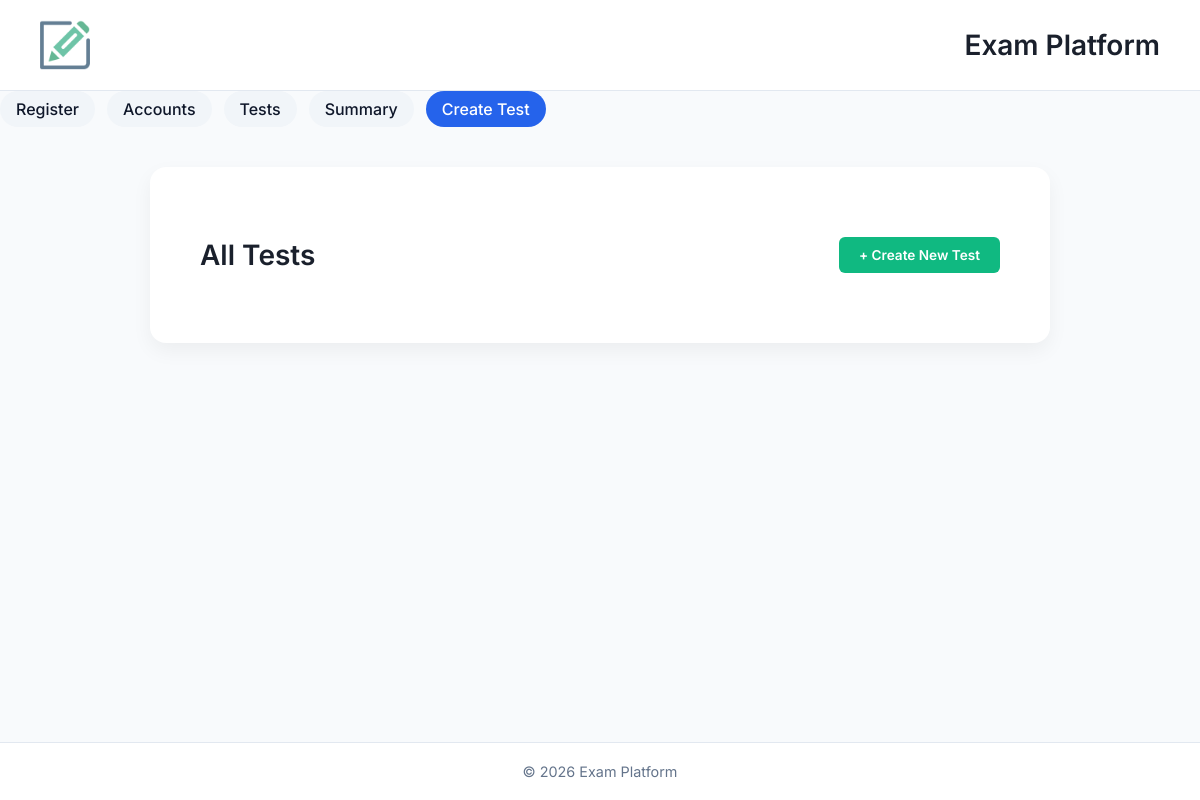
Page /tests on the earlier database version.
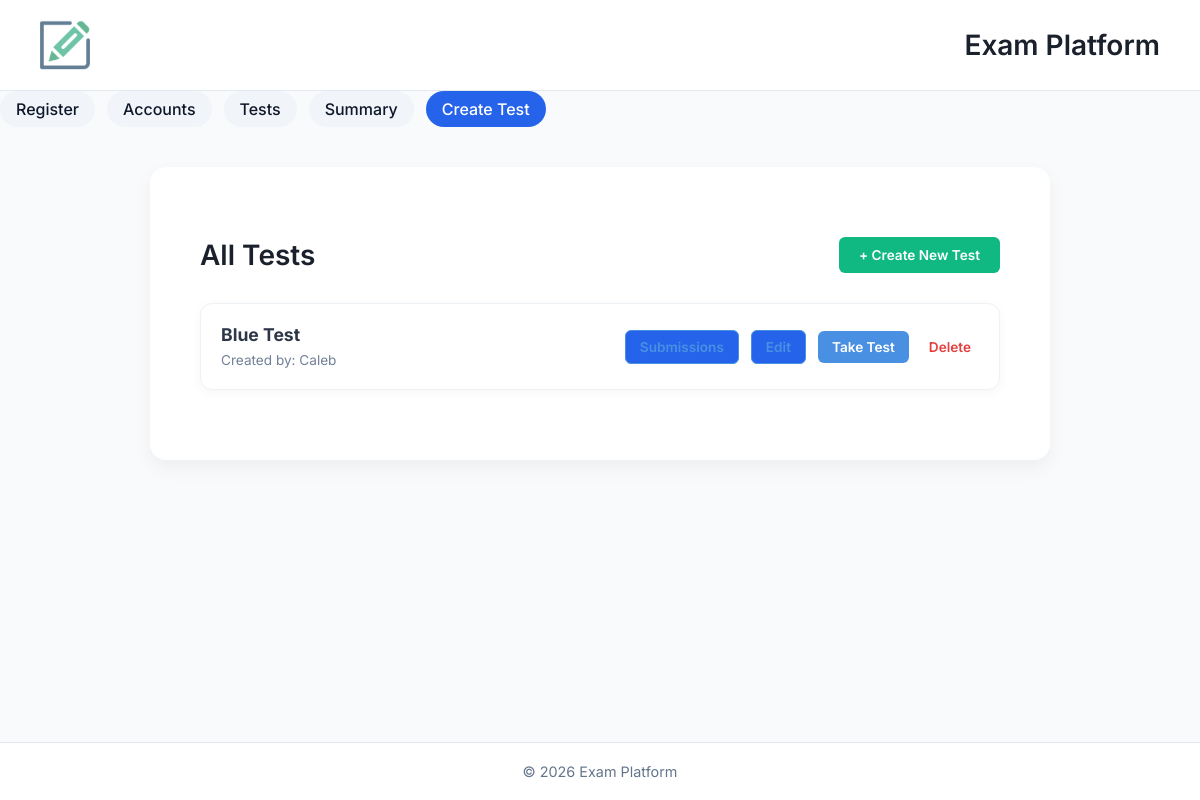
Same page on the later database version.
### app/models/test.py (models this page shows)
class Test(db.Model):
    __tablename__ = "tests"
    id = db.Column(db.Integer, primary_key=True)
    title = db.Column(db.String(255))
    teacher_id = db.Column(db.Integer, db.ForeignKey("users.id"))
    is_timed = db.Column(db.Boolean, default=False)
    duration = db.Column(db.Integer, nullable=True)
    created_at = db.Column(db.DateTime, default=db.func.current_timestamp())
    teacher = db.relationship("User", back_populates="tests_created")
    questions = db.relationship("Question", back_populates="test", lazy=True)
    submissions = db.relationship("Submission", back_populates="test", lazy="select")

### app/models/user.py (models this page shows)
class User(db.Model):
    __tablename__ = "users"
    id = db.Column(db.Integer, primary_key=True)
    name = db.Column(db.String(100))
    email = db.Column(db.String(100))
    role = db.Column(db.Enum("student", "teacher"))
    created_at = db.Column(db.DateTime, default=db.func.current_timestamp())
    submissions = db.relationship(
        "Submission",
        back_populates="student",
        foreign_keys="Submission.student_id"
    )
    graded_submissions = db.relationship(
        "Submission",
        back_populates="grader",
        foreign_keys="Submission.graded_by"
    )
    tests_created = db.relationship("Test", back_populates="teacher")

### app/routes/routes.py (the view)
@bp.route("/tests")
def tests():
    all_tests = Test.query.all()
    return render_template("tests.html", tests=all_tests)

### app/templates/tests.html (shortened to what this page needs)
{% extends "base.html" %}
{% block content %}
<div class="dashboard-container">
    <div class="header-flex">
        <h1>All Tests</h1>
        <a href="/create_test" class="btn btn-create">+ Create New Test</a>
    </div>
    <div class="test-list">
        {% for test in tests %}
        <div class="test-card">
            <div class="test-info">
                <strong>{{ test.title }}</strong>
                <span>Created by: {{ test.teacher.name }}</span>
            </div>
            <div class="test-actions">
                <a href="/test/{{ test.id }}/submissions" class="btn btn-outline">Submissions</a>
                <a href="/test/{{ test.id }}/edit" class="btn btn-outline">Edit</a>
                <a href="/test/{{ test.id }}" class="btn btn-take">Take Test</a>
                <form method="POST" action="/test/{{ test.id }}/delete" style="margin:0">
                    <button type="submit" class="btn-delete" onclick="return confirm('Delete this test?')">Delete</button>
                </form>
            </div>
        </div>
        {% endfor %}
    </div>
</div>
{% endblock %}

Differences in the rows shown:
added Test: title "Blue Test", teacher.name "Caleb"
